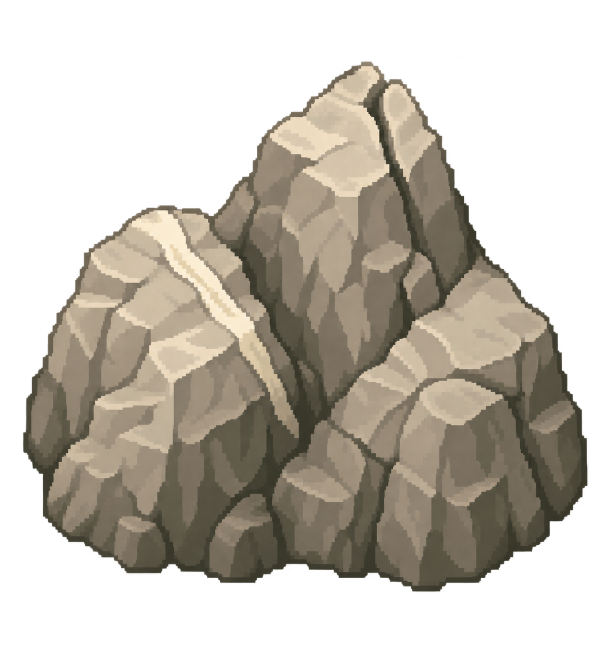
#> input picture projects/sporehollow/art-production/mining-rock-objects-v1/originals/large_stage1.png, 1212 x 1298 px (shown at 1/2 size); its folder holds 4 pictures in this run
$ python build.py
#> lines starting #> are read from the running program, lines starting #| are printed output that depends on the picture; after the words box and inside, x2 and y2 are one past the last pixel; in counts of white or black regions, pixels touching at a corner belong together
from pathlib import Path
from PIL import Image,ImageDraw,ImageChops,ImageFont
import numpy as np,json,hashlib,collections
S=Path(__file__).resolve().parent;P=S.parents[1];A=P/'art_delivery';D=A/'mining_rock_objects_v1';D.mkdir(exist_ok=True);R=D/'review';R.mkdir(exist_ok=True)
PAL=['#505247','#626252','#74705c','#85806b','#95907b','#a8a18a','#b9b198','#c9bfa5','#d8ceb4','#e1d6bc','#9c875f','#b6a17b']
def im(p):return Image.open(p).convert('RGBA')
#> returned value is the input picture: PIL image 1212x1298 RGBA; mean R, G, B, A 72.4, 66.5, 56.5, 128.8
def sha(p):return hashlib.sha256(p.read_bytes()).hexdigest()
prior_file=S/'prior-hashes.json'
if not prior_file.exists():prior_file.write_text(json.dumps({p.relative_to(A).as_posix():sha(p) for p in A.rglob('*.png') if D not in p.parents},indent=2)+'\n')
prior=json.loads(prior_file.read_text());checks=[];records=[];normalization=[];bodies={}
def check(n,v):checks.append({'check':n,'passed':bool(v)});assert v,n
def binary(a):
 a=a.copy();a.putalpha(a.getchannel('A').point(lambda x:255 if x>=180 else 0));return a
def quant(a):
 ar=np.array(a);cols=np.array([tuple(bytes.fromhex(c[1:])) for c in PAL],dtype=np.int32);ids=((ar[:,:,:3].astype(np.int32)[:,:,None,:]-cols)**2).sum(3).argmin(2);ar[:,:,:3]=cols[ids];ar[:,:,3]=np.where(ar[:,:,3]>=145,255,0);ar[ar[:,:,3]==0]=0;return Image.fromarray(ar)
def connected(a):
 ar=np.array(a);mask=ar[:,:,3]>0;seen=set();components=[]
 for y,x in zip(*np.nonzero(mask)):
  if (int(x),int(y)) in seen:continue
  queue=[(int(x),int(y))];seen.add(queue[0]);component=[]
  while queue:
   x,y=queue.pop();component.append((x,y))
   for dx,dy in [(1,0),(-1,0),(0,1),(0,-1)]:
    xx,yy=x+dx,y+dy
    if 0<=xx<a.width and 0<=yy<a.height and mask[yy,xx] and (xx,yy) not in seen:seen.add((xx,yy));queue.append((xx,yy))
  components.append(component)
 main=max(components,key=len)
 for c in components:
  if c is not main:
   for x,y in c:ar[y,x]=0
 return Image.fromarray(ar)
def save(a,name,group,stage,anchor,footprint,**kw):
 ar=np.array(a);ar[ar[:,:,3]==0]=0;a=Image.fromarray(ar);f=D/name;a.save(f);bb=a.getbbox();count=int(np.count_nonzero(ar[:,:,3]));records.append(dict(file=name,group=group,stage=stage,size_px=list(a.size),anchor_px=list(anchor),footprint_cells=list(footprint),frame_order=[stage-1] if isinstance(stage,int) else [0],duration_ms=None,loop=False,rgba='straight alpha',sampling='nearest',ground_shadow_baked=False,visible_bbox_exclusive_px=list(bb),visible_size_px=[bb[2]-bb[0],bb[3]-bb[1]],opaque_pixel_count=count,sha256=sha(f),**kw));return a
settings={'large':dict(count=4,canvas=(224,240),anchor=(112,224),max_body=(188,192),footprint=(4,4),ground_rect=(16,64,192,168)), 'small':dict(count=3,canvas=(48,54),anchor=(24,46),max_body=(42,44),footprint=(1,1),ground_rect=(0,11,48,42))}
for group,cfg in settings.items():
 first=binary(im(S/f'originals/{group}_stage1.png'));bb=first.getbbox();factor=min(cfg['max_body'][0]/(bb[2]-bb[0]),cfg['max_body'][1]/(bb[3]-bb[1]));raw_center=(bb[0]+bb[2])/2;previous=None;bodies[group]=[]
#> after `bb = first.getbbox()`: bb = (47, 123, 1174, 1183)
#> after `factor = min(cfg['max_body'][0] / (bb[2] - bb[0]), cfg['max_body'][1] `: factor = 0.167
#> after `raw_center = (bb[0] + bb[2]) / 2`: raw_center = 610.5
 for stage in range(1,cfg['count']+1):
  src=S/f'originals/{group}_stage{stage}.png';a=binary(im(src));check(f'{group}{stage} source aspect preserved',abs(a.width/a.height-first.width/first.height)<.015)
  # Full-canvas normalization. No per-stage fitting or stretching of the remaining body.
  relative=first.width/a.width;scale=factor*relative;box=a.getbbox();out=Image.new('RGBA',cfg['canvas']);native=quant(a.resize((round(a.width*scale),round(a.height*scale)),Image.Resampling.BOX));dx=round(cfg['anchor'][0]-raw_center*factor);dy=cfg['anchor'][1]-round(box[3]*scale)
#> after `relative = first.width / a.width`: relative = 1
#> after `scale = factor * relative`: scale = 0.167
#> after `box = a.getbbox()`: box = (47, 123, 1174, 1183)
#> after `out = Image.new('RGBA', cfg['canvas'])`: out: PIL image 224x240 RGBA; every value is 0
#> in quant, `ar[:, :, :3] = cols[ids]`:
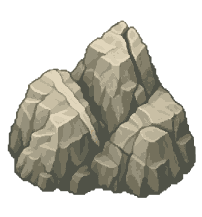
#> ar: shape (217, 202, 4); mean of channels 0, 1, 2, 3 109.5, 108.3, 92.9, 129.7; transparent parts drawn white
#> in quant, `ar[:, :, 3] = np.where(ar[:, :, 3] >= 145, 255, 0)`:
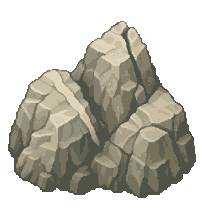
#> ar: shape (217, 202, 4); 1.47% of pixels changed, all inside (x1, y1, x2, y2) = (7, 20, 196, 198); transparent parts drawn white
#> after `dx = round(cfg['anchor'][0] - raw_center * factor)`: dx = 10
#> after `dy = cfg['anchor'][1] - round(box[3] * scale)`: dy = 27
  out.alpha_composite(native,(dx,dy));out=connected(out)
#> after `out.alpha_composite(native, (dx, dy))`:
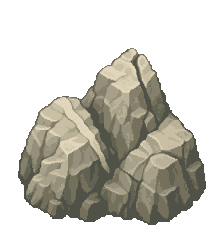
#> out: PIL image 224x240 RGBA; mean R, G, B, A 57.1, 55.3, 47.2, 105.5; transparent parts drawn white
#> in connected, `mask = ar[:, :, 3] > 0`:
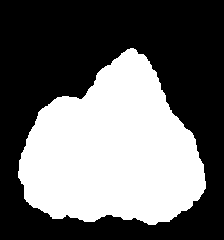
#> mask: shape (240, 224) bool; 41.4% white; 1 white region, box (x1, y1, x2, y2) and area: (18, 48, 206, 225) 22244
#> the loop in connected, `for y,x in zip(*np.nonzero(mask)):` made 22244 passes
#> after the loop in connected, `for y,x in zip(*np.nonzero(mask)):`: components = 1 item; seen = 22244 items
#> the loop in connected, `for c in components:` made 1 pass
  # Pixel registration: the same bottom ground-contact row in every frame.
  delta=cfg['anchor'][1]-out.getbbox()[3]
#> delta = -1
  if delta:reg=Image.new('RGBA',out.size);reg.alpha_composite(out,(0,delta));out=reg
#> after `reg.alpha_composite(out, (0, delta))`:
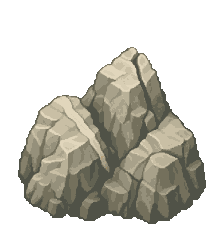
#> reg: PIL image 224x240 RGBA; mean R, G, B, A 57.1, 55.3, 47.2, 105.5; transparent parts drawn white
  before=int(np.count_nonzero(np.array(out)[:,:,3]))
#> before = 22244
  if previous is not None:
   out.putalpha(ImageChops.multiply(out.getchannel('A'),previous.getchannel('A')));out=connected(out)
   contact_fix=cfg['anchor'][1]-out.getbbox()[3]
   check(f'{group}{stage} native contact correction <=3px',abs(contact_fix)<=3)
   if contact_fix:reg=Image.new('RGBA',out.size);reg.alpha_composite(out,(0,contact_fix));out=reg;delta+=contact_fix
  check(f'{group}{stage} same contact line',out.getbbox()[3]==cfg['anchor'][1])
  out=save(out,f'rock_{group}_{cfg["footprint"][0]}x{cfg["footprint"][1]}_stage{stage}.png',group,stage,cfg['anchor'],cfg['footprint'],ground_footprint_rect_px=list(cfg['ground_rect']),usage='Mining resource object; replace whole image at progress state, not a ground tile.',stage_progress='Existing implementation chooses transition thresholds; no HP or timing inferred.')
#> in save, `bb = a.getbbox()`: bb = (18, 47, 206, 224)
#> in save, `count = int(np.count_nonzero(ar[:, :, 3]))`: count = 22244
#> (the run stopped early here; a loop or call above may not have finished)
